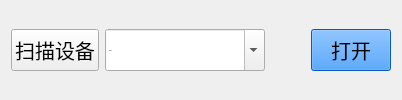
     <widget class="QWidget" name="WidgetDeviceScan" native="true">
      <layout class="QHBoxLayout" name="horizontalLayout_8">
       <item>
        <widget class="QPushButton" name="pushButton_scan">
         <property name="minimumSize">
          <size>
           <width>80</width>
           <height>42</height>
          </size>
         </property>
         <property name="font">
          <font>
           <family>思源黑体</family>
           <pointsize>15</pointsize>
          </font>
         </property>
         <property name="text">
          <string>扫描设备</string>
         </property>
        </widget>
       </item>
       <item>
        <widget class="QComboBox" name="comboBox_available_ports">
         <property name="minimumSize">
          <size>
           <width>160</width>
           <height>42</height>
          </size>
         </property>
         <property name="font">
          <font>
           <family>思源黑体</family>
           <pointsize>-1</pointsize>
          </font>
         </property>
         <property name="editable">
          <bool>true</bool>
         </property>
         <item>
          <property name="text">
           <string>COM1</string>
          </property>
         </item>
        </widget>
       </item>
       <item>
        <spacer name="horizontalSpacer_2">
         <property name="orientation">
          <enum>Qt::Orientation::Horizontal</enum>
         </property>
         <property name="sizeHint" stdset="0">
          <size>
           <width>40</width>
           <height>20</height>
          </size>
         </property>
        </spacer>
       </item>
       <item>
        <widget class="QPushButton" name="pushButton_open">
         <property name="minimumSize">
          <size>
           <width>80</width>
           <height>42</height>
          </size>
         </property>
         <property name="font">
          <font>
           <family>思源黑体</family>
           <pointsize>15</pointsize>
          </font>
         </property>
         <property name="styleSheet">
          <string notr="true">background: rgba(13, 126, 255, 1);</string>
         </property>
         <property name="text">
          <string>打开</string>
         </property>
        </widget>
       </item>
      </layout>
     </widget>
